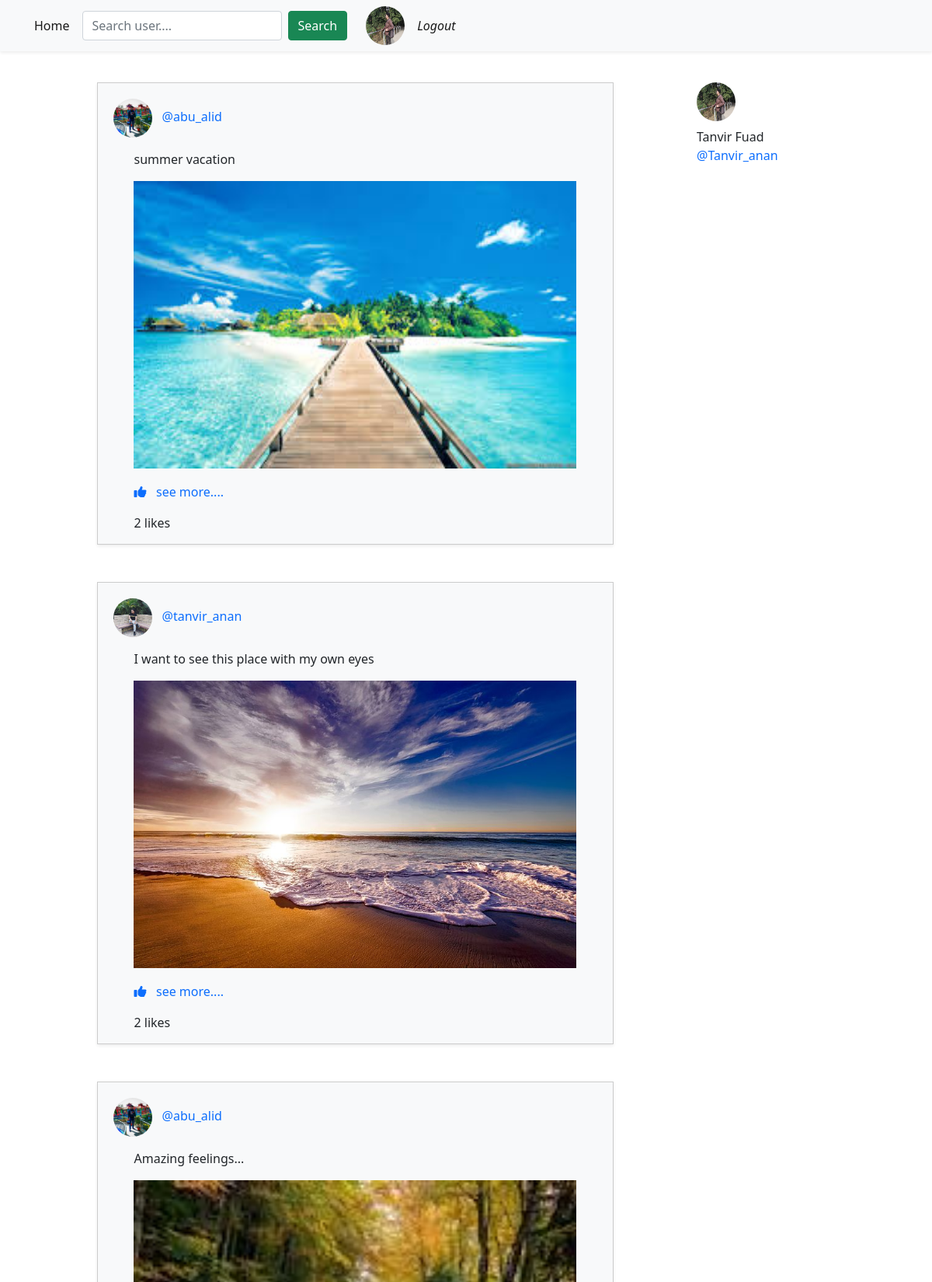
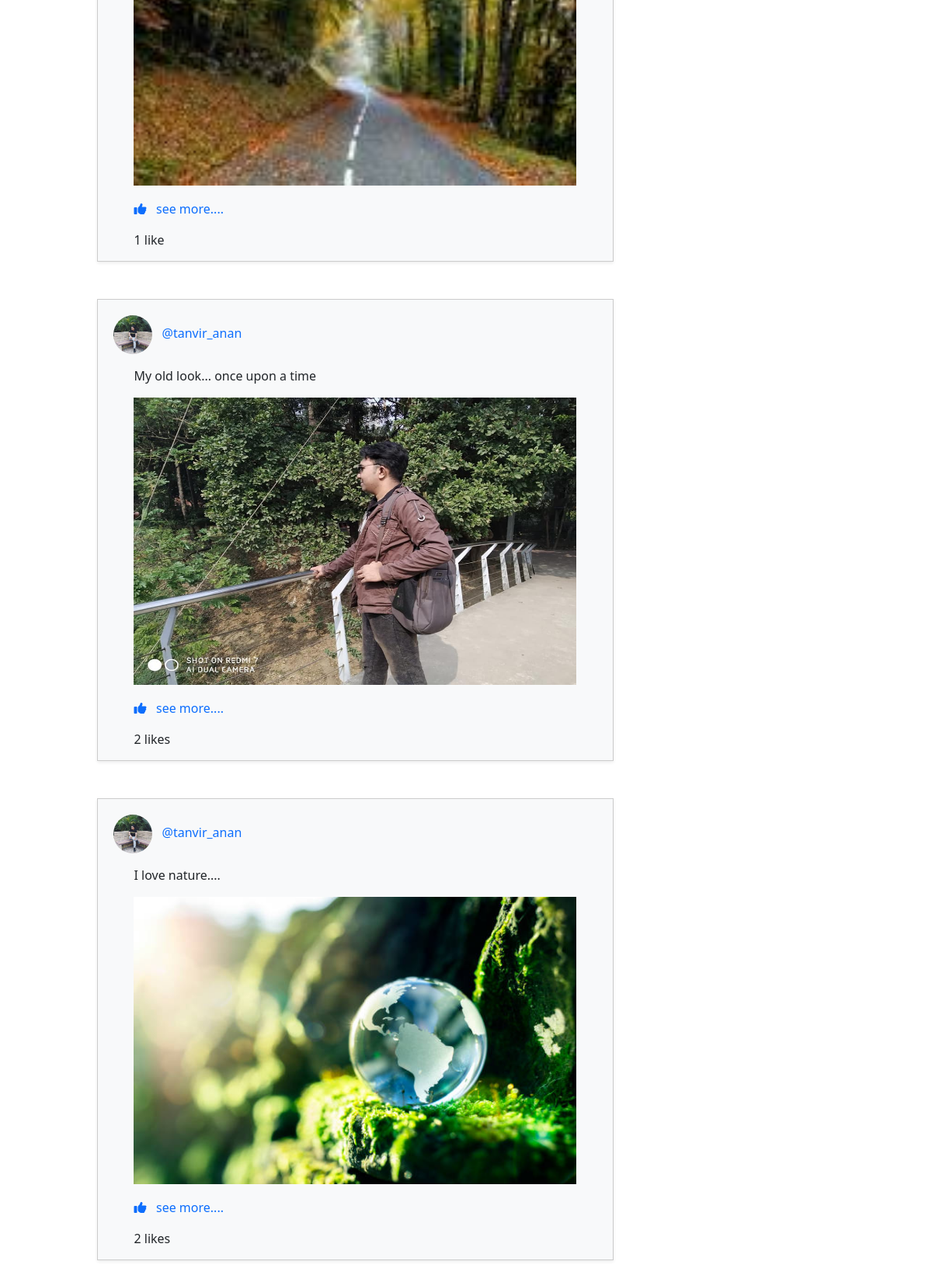
Page /posts/home/ (signed in) on the committed database (2 pictures, top to bottom).
### App_Login/models.py (models this page shows)
class UserProfile(models.Model):
    user = models.OneToOneField(User, on_delete=models.CASCADE, related_name='user_profile')
    full_name = models.CharField(max_length=50, verbose_name='Full Name', blank=True)
    description = models.TextField(verbose_name='Description', blank=True)
    profile_pic = models.ImageField(upload_to='profile_pics', blank=True, verbose_name="Profile Picture")
    date_of_birth = models.DateField(blank=True, null=True, verbose_name="Date of Birth")
    facebook_id = models.URLField(blank=True, verbose_name="Facebook Id")
    website_address = models.URLField(blank=True)

### App_Post/models.py (models this page shows)
class Post(models.Model):
    author = models.ForeignKey(User, on_delete=models.CASCADE, related_name="post_author")
    post_image = models.ImageField(upload_to="post_images",verbose_name="Upload an image")
    caption = models.CharField(max_length=1000,verbose_name="What is on your mind?", blank=True)
    upload_date = models.DateTimeField(auto_now_add=True)
    update_date = models.DateTimeField(auto_now=True)
    class Meta:
        ordering = ('-upload_date', )

### App_Post/views.py (the view)
# urls.py: path('home/', views.home, name='home'),
@login_required
def home(request):
    user_following_list = Follow.objects.filter(follower=request.user)
    user_following_posts = Post.objects.filter(author__in=user_following_list.values_list('following')).order_by('-upload_date')
    liked_post_user = Like.objects.filter(user=request.user)
    liked_post_list = liked_post_user.values_list('post', flat=True)
    all_posts = Post.objects.all().order_by('-upload_date')
    dict = {'title' : 'home', 'user_following_list' : user_following_list , 'user_following_posts' : user_following_posts, 'all_posts' : all_posts, 'liked_post_list' : liked_post_list}
    return render(request, 'App_Post/home.html', context=dict)

### templates/App_Post/home.html (shortened to what this page needs)
{% extends 'navbar.html' %}
{% block body_block %}
    {% if not user_following_list %}
            <div class="row">
                <div class="col-sm-9 col-md-9 col-lg-9 mt-4">
                     {% for post in all_posts %}
                        <div class="post-box-2 bg-light shadow-sm">
                            {% if post.author.user_profile.profile_pic %}
                                <img src="/media/{{ post.author.user_profile.profile_pic }}" alt="/media/{{ post.author.user_profile.profile_pic }}" class="rounded-circle" height="50px" width="50px">
                            {% else %}
                                <img src="/media/avatar-image.jpg" alt="/media/avatar-image.jpg" class="rounded-circle" height="50px" width="50px">
                            {% endif %}
                            &nbsp;
                            <a href="{% url 'App_Login:public_user_profile' username=post.author %}" class="text-decoration-none">@{{ post.author }}</a>
                            <div class="post-image-2 mt-3">
                                <p>{{ post.caption }}</p>
                                <img src="/media/{{ post.post_image }}" alt="/media/{{ post.post_image }}">
                                <div class="thumbnil-box-2">
                                    {% if post.pk not in liked_post_list %}
                                        <a href="{% url 'App_Post:liked' pk=post.pk %}"><i class="fa-regular fa-thumbs-up"></i></a>
                                    {% else %}
                                        <a href="{% url 'App_Post:unliked' pk=post.pk %}"><i class="fa-solid fa-thumbs-up"></i></a>
                                    {% endif %}
                                    &nbsp;
                                    <a href="{% url 'App_Post:post_details' pk=post.pk %}" class="text-decoration-none">see more....</a>
                                    <p class="mt-3">
                                        {% if post.liked_user.count == 1 %}
                                            {{ post.liked_user.count }} like
                                        {% else %}
                                            {{ post.liked_user.count }} likes
                                        {% endif %}
                                    </p>
                                </div>
                        </div>
                        </div>
                        <br>
                        <br>
                     {% endfor %}
                </div>
                <div class="col-sm-3 col-md-3 col-lg-3 mt-4">
                    {% if user.user_profile.profile_pic %}
                        <img src="/media/{{ user.user_profile.profile_pic }}" alt="/media/{{ user.user_profile.profile_pic }}" class="rounded-circle" height="50px" width="50px">
                    {% else %}
                        <img src="/media/avatar-image.jpg" alt="/media/avatar-image.jpg" class="rounded-circle" height="50px" width="50px">
                    {% endif %}
                    <div class="mt-2">
                        <p>
                            {{ user.user_profile.full_name }}
                            &nbsp;
                            <br>
                            <a href="{% url 'App_Login:public_user_profile' username=user.username %}" class="text-decoration-none">@{{ user.username }}</a>
                        </p>
                    </div>
                </div>
            </div>
            {% else %}
            <div class="row">
                <div class="col-sm-9 col-md-9 col-lg-9 mt-4">
                     {% for post in user_following_posts %}
                        <div class="post-box-2 bg-light shadow-sm">
                            {% if post.author.user_profile.profile_pic %}
                                <img src="/media/{{ post.author.user_profile.profile_pic }}" alt="/media/{{ post.author.user_profile.profile_pic }}" class="rounded-circle" height="50px" width="50px">
                            {% else %}
                                <img src="/media/avatar-image.jpg" alt="/media/avatar-image.jpg" class="rounded-circle" height="50px" width="50px">
                            {% endif %}
                            <a href="{% url 'App_Login:public_user_profile' username=post.author %}" class="text-decoration-none">@{{ post.author }}</a>
                            <div class="post-image-2 mt-3">
                                <p>{{ post.caption }}</p>
                                <img src="/media/{{ post.post_image }}" alt="/media/{{ post.post_image }}">
                                <div class="thumbnil-box-2">
                                    {% if post.pk not in liked_post_list %}
                                        <a href="{% url 'App_Post:liked' pk=post.pk %}"><i class="fa-regular fa-thumbs-up"></i></a>
                                    {% else %}
                                        <a href="{% url 'App_Post:unliked' pk=post.pk %}"><i class="fa-solid fa-thumbs-up"></i></a>
                                    {% endif %}
                                    <a href="{% url 'App_Post:post_details' pk=post.pk %}" class="text-decoration-none">see more....</a>
                                    <p class="mt-3">
                                        {% if post.liked_post.count == 1 %}
                                            {{ post.liked_post.count }} like
                                        {% else %}
                                            {{ post.liked_post.count }} likes
                                        {% endif %}
                                    </p>
                                </div>
                        </div>
                        </div>
                        <br>
                        <br>
                     {% endfor %}
                </div>
                <div class="col-sm-3 col-md-3 col-lg-3 mt-4">
                    {% if user.user_profile.profile_pic %}
                        <img src="/media/{{ user.user_profile.profile_pic }}" alt="/media/{{ user.user_profile.profile_pic }}" class="rounded-circle" height="50px" width="50px">
                    {% else %}
                        <img src="/media/avatar-image.jpg" alt="/media/avatar-image.jpg" class="rounded-circle" height="50px" width="50px">
                    {% endif %}
                    <div class="mt-2">
                        <p>
                            {{ user.user_profile.full_name }}
                            <br>
                            <a href="{% url 'App_Login:public_user_profile' username=user.username %}" class="text-decoration-none">@{{ user.username }}</a>
                        </p>
                    </div>
                </div>
            </div>
    {% endif %}
{% endblock body_block %}

### templates/navbar.html (shortened to what this page needs)
<!doctype html>
{% load static %}
<html lang="en">
  <head>
    <link href="https://cdn.jsdelivr.net/npm/bootstrap@5.0.2/dist/css/bootstrap.min.css" rel="stylesheet">
    <link rel="stylesheet" href="https://cdnjs.cloudflare.com/ajax/libs/font-awesome/6.1.2/css/all.min.css" />
    <link rel="stylesheet" href="{% static 'css/style.css' %}">
  </head>
  <body>
    <nav class="navbar navbar-expand-lg navbar-light bg-light shadow-sm">
        <div class="container-fluid">
          <div class="collapse navbar-collapse" id="navbarSupportedContent">
            <ul class="navbar-nav me-auto mb-2 mb-lg-0 ms-4 d-flex justify-content-center align-items-center">
              <li class="nav-item me-2">
                <a class="nav-link active" aria-current="page" href="{% url 'App_Post:home' %}">Home</a>
              </li>
              <form class="d-flex me-4" action="{% url 'App_Post:search' %}" method="GET" >
                <input class="form-control me-2" type="search" name="search" placeholder="Search user...." aria-label="Search">
                <button class="btn btn-success" type="submit">Search</button>
              </form>
              {% if user.user_profile.profile_pic %}
                <a href="{% url 'App_Login:user_profile' %}" ><img src="/media/{{ user.user_profile.profile_pic }}" alt="/media/{{ user.user_profile.profile_pic }}" height="50px" width="50px" class="rounded-circle me-2"></a>
              {% else %}
                <a href="{% url 'App_Login:user_profile' %}" ><img src="/media/avatar-image.jpg" alt="/media/avatar-image.jpg" height="50px" width="50px" class="rounded-circle me-2"></a>
              {% endif %}
              <li class="nav-item">
                <a class="nav-link active fst-italic" href="{% url 'App_Login:logout' %}">Logout</a>
              </li>
            </ul>
          </div>
        </div>
      </nav>
    <div class="container mt-3">
        {% block body_block %}
        {% endblock body_block %}
    </div>
  </body>
</html>

### templates/App_Post/home.html (style rules this page uses)
.post-box-2 { width: 80%; height: 595px; border: 1px solid #ccc; padding: 20px; margin:auto; }
.post-image-2 { height: 370px; width: 570px; margin: auto; }
.post-image-2 img { width: 100%; height: 100%; }
.thumbnil-box-2 { margin-top: 18px; }

### rows in the picture
Post: author.user_profile.profile_pic (picture), author "abu_alid", caption "summer vacation", post_image (picture), liked_post.count "2"
Post: author.user_profile.profile_pic (picture), author "tanvir_anan", caption "I want to see this place with my own eyes", post_image (picture), liked_post.count "2"
Post: author.user_profile.profile_pic (picture), author "abu_alid", caption "Amazing feelings...", post_image (picture), liked_post.count "1"
Post: author.user_profile.profile_pic (picture), author "tanvir_anan", caption "My old look... once upon a time", post_image (picture), liked_post.count "2"
Post: author.user_profile.profile_pic (picture), author "tanvir_anan", caption "I love nature....", post_image (picture), liked_post.count "2"

### other values in the picture
{{ user.user_profile.full_name }} "Tanvir Fuad"
{{ user.username }} "Tanvir_anan"
